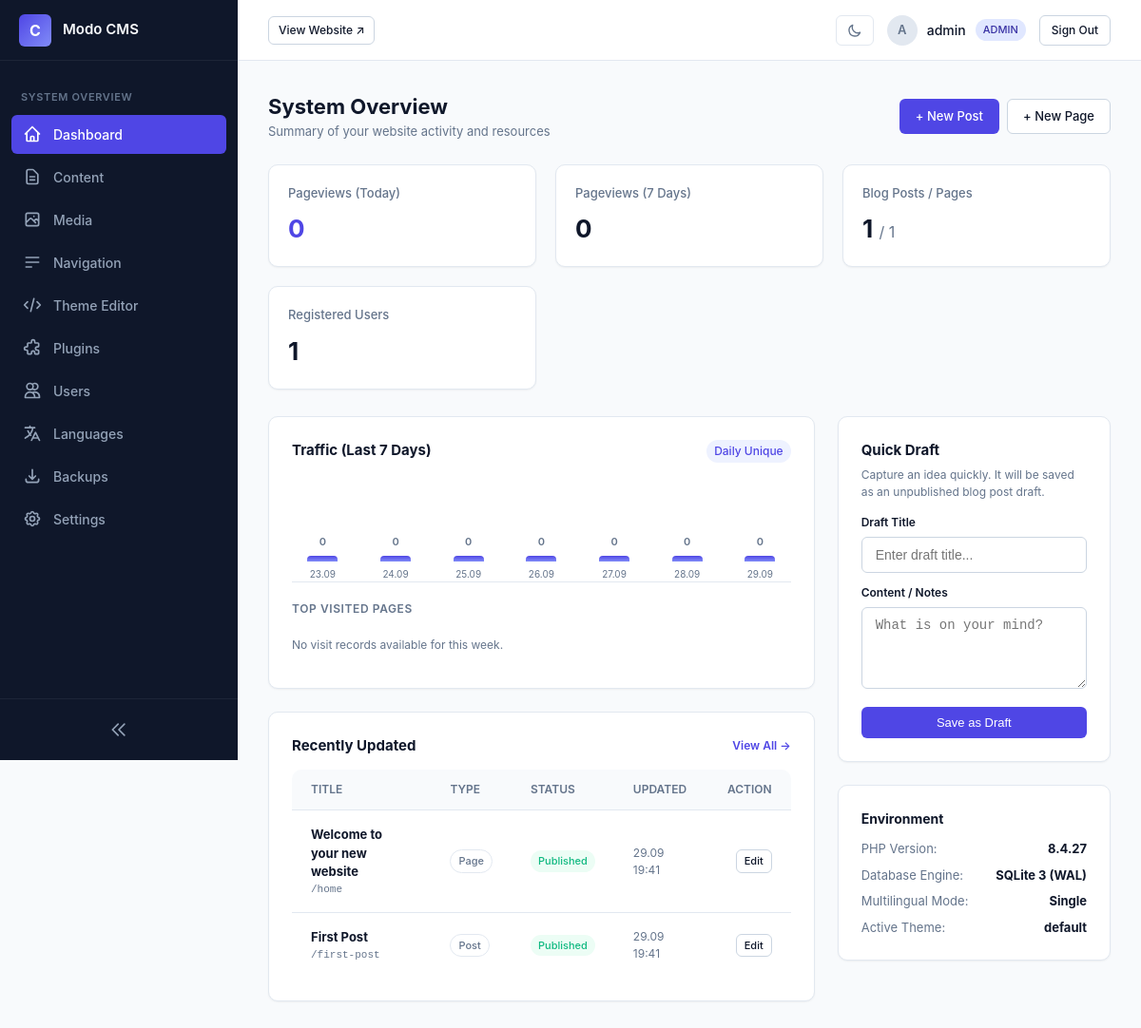
/admin/index.php (signed in), run on the app's committed database.
### tables this page shows
CREATE TABLE pages (
                    id INTEGER PRIMARY KEY AUTOINCREMENT,
                    parent_id INTEGER DEFAULT 0,
                    slug TEXT NOT NULL,
                    title TEXT NOT NULL,
                    content TEXT,
                    type TEXT NOT NULL DEFAULT 'page',
                    status TEXT DEFAULT 'published',
                    lang TEXT NOT NULL DEFAULT 'en',
                    translation_group TEXT NOT NULL,
                    featured_image TEXT,
                    meta_title TEXT,
                    meta_description TEXT,
                    author_id INTEGER REFERENCES users(id) ON DELETE SET NULL,
                    created_at DATETIME DEFAULT CURRENT_TIMESTAMP,
                    updated_at DATETIME DEFAULT CURRENT_TIMESTAMP
                );

CREATE TABLE settings (key TEXT PRIMARY KEY, value TEXT);

### core/bootstrap.php (called while the page is built, shortened)
<?php
spl_autoload_register(function ($class) {
    $prefix = 'Core\\';
    $baseDir = __DIR__ . '/';
    $len = strlen($prefix);
    $relativeClass = substr($class, $len);
    $file = $baseDir . str_replace('\\', '/', $relativeClass) . '.php';
});
require_once __DIR__ . '/GetSimpleCompat.php';
require_once __DIR__ . '/I18n.php';

### core/Security.php (called while the page is built, shortened)
<?php
final class Security {
    public static function sanitize(string $data): string {
        return htmlspecialchars(trim($data), ENT_QUOTES, 'UTF-8');
    }
}

### core/Router.php (called while the page is built, shortened)
<?php
final class Router {
    public static function getOption(string $configurationKey, string $defaultFallback = ''): string {
        $database = Database::getConnection();
        $statement = $database->prepare("SELECT value FROM settings WHERE key = :key LIMIT 1");
        $statement->execute([':key' => $configurationKey]);
        $resultRow = $statement->fetch();
        return $resultRow ? (string)$resultRow['value'] : $defaultFallback;
    }
}

### admin/index.php (the view, shortened to what this page needs)
<?php
require_once __DIR__ . '/../core/bootstrap.php';
require_once __DIR__ . '/views/header.php';
$db = Database::getConnection();
$totalPages = (int)$db->query("SELECT COUNT(*) FROM pages WHERE type = 'page'")->fetchColumn();
$totalPosts = (int)$db->query("SELECT COUNT(*) FROM pages WHERE type = 'post'")->fetchColumn();
$totalUsers = (int)$db->query("SELECT COUNT(*) FROM users")->fetchColumn();
$todayVisits = (int)$db->query("SELECT COUNT(*) FROM visits WHERE visited_at = DATE('now')")->fetchColumn();
$weekVisits  = (int)$db->query("SELECT COUNT(*) FROM visits WHERE visited_at >= DATE('now', '-6 days')")->fetchColumn();
$chartQuery = $db->query("
    SELECT d.dt as date, COUNT(v.id) as count
    FROM (
        SELECT DATE('now', '-6 days') as dt UNION ALL
        SELECT DATE('now', '-5 days') UNION ALL
        SELECT DATE('now', '-4 days') UNION ALL
        SELECT DATE('now', '-3 days') UNION ALL
        SELECT DATE('now', '-2 days') UNION ALL
        SELECT DATE('now', '-1 days') UNION ALL
        SELECT DATE('now')
    ) d
    LEFT JOIN visits v ON v.visited_at = d.dt
    GROUP BY d.dt ORDER BY d.dt ASC
");
$chartData = $chartQuery->fetchAll();
$topPages = $db->query("
    SELECT path, COUNT(*) as hits
    FROM visits
    WHERE visited_at >= DATE('now', '-6 days')
    GROUP BY path
    ORDER BY hits DESC
    LIMIT 5
")->fetchAll();
$recentContent = $db->query("
    SELECT p.id, p.title, p.slug, p.type, p.status, p.updated_at, u.username as author_name
    FROM pages p
    LEFT JOIN users u ON p.author_id = u.id
    ORDER BY p.updated_at DESC
    LIMIT 6
")->fetchAll();
?>
<div class="page-header">
    <div>
        <h1 class="page-title"><?= _e('System Overview') ?></h1>
        <p style="color: var(--text-muted); font-size: 13px;"><?= _e('Summary of your website activity and resources') ?></p>
    </div>
    <div style="display:flex; gap: 8px;">
        <a href="page-edit.php?type=post" class="btn btn-primary">+ <?= _e('New Post') ?></a>
        <a href="page-edit.php?type=page" class="btn btn-secondary">+ <?= _e('New Page') ?></a>
    </div>
</div>
<div class="metrics-grid">
    <div class="metric-card">
        <span class="metric-label"><?= _e('Pageviews (Today)') ?></span>
        <span class="metric-value" style="color: var(--primary);"><?= $todayVisits ?></span>
    </div>
    <div class="metric-card">
        <span class="metric-label"><?= _e('Pageviews (7 Days)') ?></span>
        <span class="metric-value"><?= $weekVisits ?></span>
    </div>
    <div class="metric-card">
        <span class="metric-label"><?= _e('Blog Posts') ?> / <?= _e('Pages') ?></span>
        <span class="metric-value"><?= $totalPosts ?> <span style="font-size:16px; font-weight:normal; color:var(--text-muted);">/ <?= $totalPages ?></span></span>
    </div>
    <div class="metric-card">
        <span class="metric-label"><?= _e('Registered Users') ?></span>
        <span class="metric-value"><?= $totalUsers ?></span>
    </div>
</div>
<div style="display: grid; grid-template-columns: 2fr 1fr; gap: 24px; align-items: start;">
    <div>
        <div class="card">
            <div style="display:flex; justify-content:space-between; align-items:center; margin-bottom: 16px;">
                <h2 style="font-size: 15px; font-weight: 700; color: var(--text-main); margin: 0;"><?= _e('Traffic (Last 7 Days)') ?></h2>
                <span class="badge" style="background: var(--primary-subtle); color: var(--primary);"><?= _e('Daily Unique') ?></span>
            </div>
            <?php
            $maxVisits = 1;
            ?>
            <div style="display: flex; align-items: flex-end; gap: 12px; height: 110px; padding-top: 15px; border-bottom: 1px solid var(--border-subtle);">
                <?php foreach ($chartData as $bar):
                    $h = max(6, (int)(($bar['count'] / $maxVisits) * 85));
                    $dayLabel = date('d.m', strtotime($bar['date']));
                ?>
                    <div style="flex: 1; display: flex; flex-direction: column; align-items: center; gap: 6px; height: 100%; justify-content: flex-end;">
                        <span style="font-size: 11px; font-weight: 600; color: var(--text-muted);"><?= $bar['count'] ?></span>
                        <div style="width: 100%; max-width: 32px; height: <?= $h ?>px; background: linear-gradient(180deg, var(--primary), #818cf8); border-radius: 4px 4px 0 0;" title="<?= $bar['date'] ?>: <?= $bar['count'] ?> views"></div>
                        <span style="font-size: 10px; color: var(--text-muted);"><?= $dayLabel ?></span>
                    </div>
                <?php endforeach; ?>
            </div>
            <div style="margin-top: 16px;">
                <span style="font-size: 12px; font-weight: 600; color: var(--text-muted); text-transform: uppercase; letter-spacing: 0.05em;"><?= _e('Top Visited Pages') ?></span>
                <table class="pro-table" style="margin-top: 8px;">
                    <tbody>
                        <?php if (empty($topPages)): ?>
                            <tr><td style="color: var(--text-muted); font-size: 12px; padding: 12px 0; border: none;"><?= _e('No visit records available for this week.') ?></td></tr>
                        <?php endif; ?>
                    </tbody>
                </table>
            </div>
        </div>
        <div class="card">
            <div style="display:flex; justify-content:space-between; align-items:center; margin-bottom: 14px;">
                <h2 style="font-size: 15px; font-weight: 700; color: var(--text-main); margin: 0;"><?= _e('Recently Updated') ?></h2>
                <a href="pages.php" style="font-size: 12px; color: var(--primary); text-decoration: none; font-weight: 600;"><?= _e('View All') ?> &rarr;</a>
            </div>
            <div class="table-container" style="border: none; box-shadow: none;">
                <table class="pro-table">
                    <thead>
                        <tr>
                            <th><?= _e('Title') ?></th>
                            <th><?= _e('Type') ?></th>
                            <th><?= _e('Status') ?></th>
                            <th><?= _e('Updated') ?></th>
                            <th style="text-align: right;"><?= _e('Action') ?></th>
                        </tr>
                    </thead>
                    <tbody>
                        <?php foreach ($recentContent as $rc): ?>
                            <tr>
                                <td>
                                    <strong><a href="page-edit.php?id=<?= $rc['id'] ?>" style="color: var(--text-main); text-decoration: none;"><?= Security::sanitize($rc['title']) ?></a></strong>
                                    <div style="font-size: 11px; color: var(--text-muted); font-family: monospace;">/<?= Security::sanitize($rc['slug']) ?></div>
                                </td>
                                <td>
                                    <span class="badge" style="background: var(--bg-surface, #1e293b); color: var(--text-muted); font-size: 11px; border: 1px solid var(--border-subtle);">
                                    </span>
                                </td>
                                <td>
                                    <span class="badge <?= $rc['status'] === 'published' ? 'badge-success' : 'badge-warning' ?>" style="font-size: 11px;">
                                    </span>
                                </td>
                                <td style="font-size: 12px; color: var(--text-muted);"><?= date('d.m H:i', strtotime($rc['updated_at'])) ?></td>
                                <td style="text-align: right;">
                                    <a href="page-edit.php?id=<?= $rc['id'] ?>" class="btn btn-secondary" style="padding: 3px 8px; font-size: 11px;"><?= _e('Edit') ?></a>
                                </td>
                            </tr>
                        <?php endforeach; ?>
                    </tbody>
                </table>
            </div>
        </div>
    </div>
    <div>
        <div class="card">
            <h2 style="font-size: 15px; font-weight: 700; margin-bottom: 6px; color: var(--text-main);"><?= _e('Quick Draft') ?></h2>
            <p style="font-size: 12px; color: var(--text-muted); margin-bottom: 14px;"><?= _e('Capture an idea quickly. It will be saved as an unpublished blog post draft.') ?></p>
            <form method="POST" action="">
                <div class="form-group" style="margin-bottom: 12px;">
                    <label class="form-label" style="font-size: 12px;"><?= _e('Draft Title') ?></label>
                    <input type="text" name="draft_title" class="form-control" placeholder="<?= _e('Enter draft title...') ?>" required>
                </div>
                <div class="form-group" style="margin-bottom: 14px;">
                    <label class="form-label" style="font-size: 12px;"><?= _e('Content / Notes') ?></label>
                    <textarea name="draft_content" class="form-control" rows="4" placeholder="<?= _e('What is on your mind?') ?>"></textarea>
                </div>
                <button type="submit" class="btn btn-primary" style="width: 100%; font-size: 13px;"><?= _e('Save as Draft') ?></button>
            </form>
        </div>
        <div class="card">
            <h3 style="font-size: 14px; font-weight: 700; margin-bottom: 12px; color: var(--text-main);"><?= _e('Environment') ?></h3>
            <ul style="list-style: none; font-size: 13px; display: flex; flex-direction: column; gap: 8px; color: var(--text-muted); padding: 0; margin: 0;">
                <li style="display: flex; justify-content: space-between;">
                    <span><?= _e('PHP Version') ?>:</span> <strong style="color: var(--text-main);"><?= PHP_VERSION ?></strong>
                </li>
                <li style="display: flex; justify-content: space-between;">
                    <span><?= _e('Database Engine') ?>:</span> <strong style="color: var(--text-main);">SQLite 3 (WAL)</strong>
                </li>
                <li style="display: flex; justify-content: space-between;">
                    <span><?= _e('Multilingual Mode') ?>:</span> <strong style="color: var(--text-main);"><?= \Core\Router::getOption('multilingual_frontend') === '1' ? _e('Enabled') : _e('Single') ?></strong>
                </li>
                <li style="display: flex; justify-content: space-between;">
                    <span><?= _e('Active Theme') ?>:</span> <strong style="color: var(--text-main);"><?= htmlspecialchars(\Core\Router::getOption('active_theme', 'default'), ENT_QUOTES, 'UTF-8') ?></strong>
                </li>
            </ul>
        </div>
    </div>
</div>
<?php require_once __DIR__ . '/views/footer.php'; ?>

### core/I18n.php (shortened to what this page needs)
<?php
    final class I18n {
        private static string $frontendLang = 'en';
        private static string $adminLang = 'en';
        private static string $defaultLang = 'en';
        private static array $translations = [];
        private static array $availableLanguages = [];
        public static function init(): void {
            self::$defaultLang = class_exists('\Core\Router') ? Router::getOption('default_language', 'en') : 'en';
            $rawLangs = class_exists('\Core\Router') ? Router::getOption('available_languages', 'en:English,pl:Polski') : 'en:English,pl:Polski';
            self::$availableLanguages = [];
            foreach (explode(',', $rawLangs) as $pair) {
                $parts = explode(':', trim($pair));
                if (count($parts) === 2) {
                    self::$availableLanguages[trim($parts[0])] = trim($parts[1]);
                }
            }
            $configuredAdminLang = class_exists('\Core\Router') ? Router::getOption('admin_language', self::$defaultLang) : self::$defaultLang;
            if (isset($_SESSION['user_admin_lang']) && array_key_exists($_SESSION['user_admin_lang'], self::$availableLanguages)) {
                self::$adminLang = $_SESSION['user_admin_lang'];
            } elseif (array_key_exists($configuredAdminLang, self::$availableLanguages)) {
                self::$adminLang = $configuredAdminLang;
            } else {
                self::$adminLang = self::$defaultLang;
            }
        }
        private static function detectFrontendLanguage(): void {
            $isMultilingual = class_exists('\Core\Router') && Router::getOption('multilingual_frontend', '0') === '1';
            if (!$isMultilingual) {
                self::$frontendLang = self::$defaultLang;
                return;
            }
        }
        public static function loadDictionary(string $lang): void {
            $lang = preg_replace('/[^a-z0-9_-]/i', '', $lang);
            $filePath = __DIR__ . '/../languages/' . $lang . '.json';
            if (file_exists($filePath)) {
                $json = file_get_contents($filePath);
                $data = json_decode((string)$json, true);
                if (is_array($data)) {
                    self::$translations[$lang] = $data;
                    return;
                }
            }
            self::$translations[$lang] = [];
        }
        public static function translate(string $key, ?string $lang = null): string {
            if ($lang === null) {
                $isAdmin = defined('IN_ADMIN') && IN_ADMIN === true;
                $lang = $isAdmin ? self::$adminLang : self::$frontendLang;
            }
            $translated = self::$translations[$lang][$key] ?? null;
            if ($translated !== null && $translated !== '') {
                return (string)$translated;
            }
            return $key;
        }
    }
    if (!function_exists('_e')) {
        function _e(string $key, ?string $lang = null): void {
            echo htmlspecialchars(\Core\I18n::translate($key, $lang), ENT_QUOTES, 'UTF-8');
        }
    }

### data on the page
pages: title "Welcome to your new website", slug "home", lang "Page Published Edit", updated_at "29.09 19:41"
pages: title "First Post", slug "first-post", lang "Post Published Edit", updated_at "29.09 19:41"
settings: value "default"

### other printed values
substr($_SESSION['user_name'] ?? 'A', 0, 1) "A"
$_SESSION['user_name'] "admin"
Auth::role() "ADMIN"
$todayVisits "0"
$weekVisits "0"
$totalPosts "1"
$totalPages "1"
$totalUsers "1"
$bar['count'] "0"
$dayLabel "23.09"
$dayLabel "24.09"
$dayLabel "25.09"
$dayLabel "26.09"
$dayLabel "27.09"
$dayLabel "28.09"
